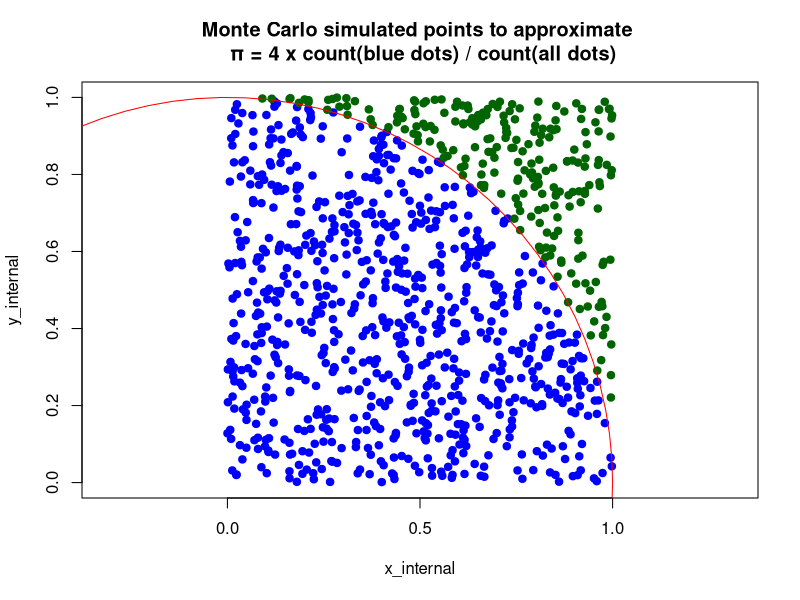

Reproduce this figure in R.
## ---- chunk 1
# sets the random seed
set.seed(2000127)

# defines the function to estimate pi
pi_estimate <- function(n_points) {
  # the original number of points inside the circle region
  points_inside_circle <- 0
  
  # Create vectors to store x and y coordinates of points inside and outside the circle
  x_internal <- numeric()
  y_internal <- numeric()
  x_external <- numeric()
  y_external <- numeric()
  
  # generates all of the points, both inside and outside the circle
  for (i in 1:n_points) {
    # generates a pair of values x and y from a standard uniform distribution
    x <- runif(1, 0, 1)
    y <- runif(1, 0, 1)
    
    # computes the squared distance from the origin, i.e., the squared radius
    radius_squared <- x^2 + y^2
    
    # if the distance is within the region bounded by the circle, count that as a point inside the circle
    if (radius_squared <= 1) {
      points_inside_circle <- points_inside_circle + 1
      x_internal <- c(x_internal, x)
      y_internal <- c(y_internal, y)
    } else {
      x_external <- c(x_external, x)
      y_external <- c(y_external, y)
    }
  }
  
  # Creates a plot of points inside vs outside the circle; interior points are blue and exterior are dark green
  plot(x_internal, y_internal, pch = 19, col = "blue", xlim = c(0, 1), ylim = c(0, 1), asp = 1, main = "Monte Carlo simulated points to approximate \n π = 4 x count(blue dots) / count(all dots)")
  
  # Makes points outside the circle black
  points(x_external, y_external, pch = 19, col = "darkgreen")
  
  # Plots the unit circle
  theta <- seq(0, 2 * pi, length.out = 100)
  circle_x <- cos(theta)
  circle_y <- sin(theta)
  lines(circle_x, circle_y, col = "red")
  # The estimate of pi; we are estimating pi/4 (points_inside_circle / n_points), so multiply by 4 to obtain pi

  pi_estimate <- 4 * points_inside_circle / n_points

  return(pi_estimate)
}

# set the number of iterations (points) to generate
n_points <- 1000

# calls the function to estimate pi
pi_estimate <- pi_estimate(n_points)
cat("Estimated value of Pi using", n_points, "points:", pi_estimate, "\n")

# stores the true value of pi
true_pi <- pi

# finds the difference between the estimated value of pi and the true value
difference <- abs(pi_estimate - true_pi)
cat("Number of simulations:", n_points, "\n")
cat("Estimated value of pi:", pi_estimate, "\n")
cat("Difference between estimated pi and true pi:", difference, "\n")

